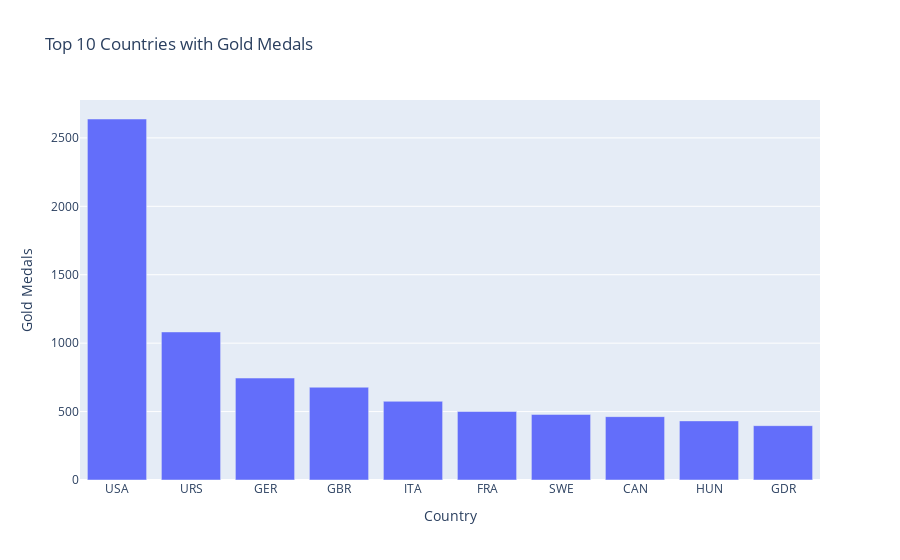

Notebook cell for this chart:
### Code cell
import plotly.express as px

# Assuming dfres is already defined with columns 'Country' and 'Gold Medals'

# Plotting the bar graph using Plotly Express
fig= px.bar(data_frame=df_res, x='Country', y='Gold Medals', title='Top 10 Countries with Gold Medals')
fig.show()

### Figure 1 — Plotly figure (JSON) as saved in the notebook; plotly's stock layout.template omitted (floating-point values rounded to 4 significant figures)
{"data": [{"alignmentgroup": "True", "hovertemplate": "Country=%{x}<br>Gold Medals=%{y}<extra></extra>", "legendgroup": "", "marker": {"color": "#636efa", "pattern": {"shape": ""}}, "name": "", "offsetgroup": "", "orientation": "v", "showlegend": false, "textposition": "auto", "type": "bar", "x": ["USA", "URS", "GER", "GBR", "ITA", "FRA", "SWE", "CAN", "HUN", "GDR"], "xaxis": "x", "y": [2638, 1082, 745, 678, 575, 501, 479, 463, 432, 397], "yaxis": "y"}], "layout": {"autosize": true, "barmode": "relative", "legend": {"tracegroupgap": 0}, "title": {"text": "Top 10 Countries with Gold Medals"}, "xaxis": {"anchor": "y", "autorange": true, "domain": [0, 1], "range": [-0.5, 9.5], "title": {"text": "Country"}, "type": "category"}, "yaxis": {"anchor": "x", "autorange": true, "domain": [0, 1], "range": [0, 2777.0], "title": {"text": "Gold Medals"}, "type": "linear"}}}
